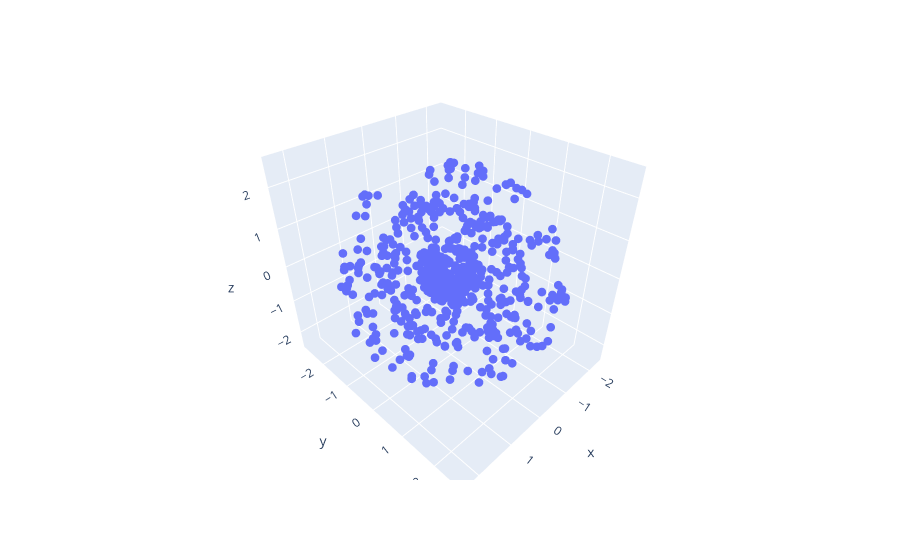
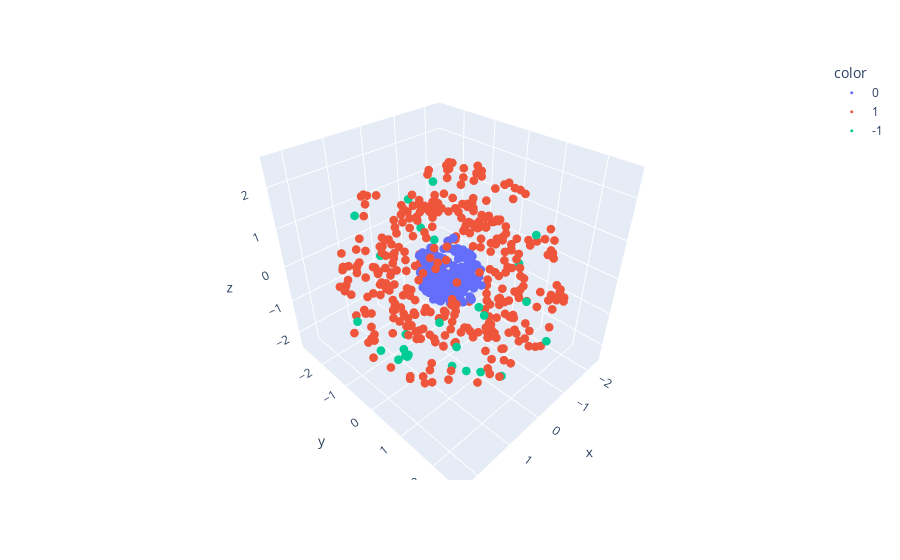
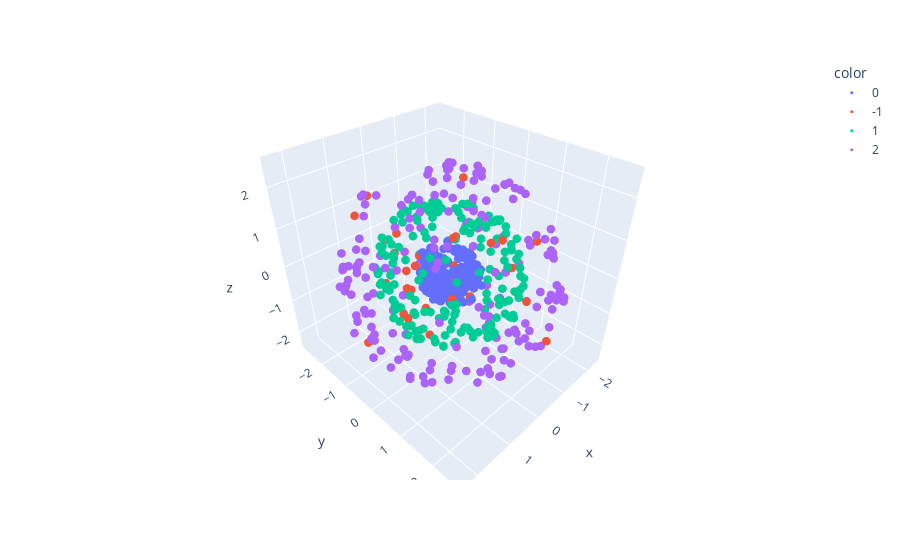

Notebook source saved alongside these figures, in order:
### Code cell
import sys
!{sys.executable} -m pip install numpy pandas matplotlib scipy scikit-learn plotly fastdtw --quiet

import numpy as np
import pandas as pd
import matplotlib.pyplot as plt
from sklearn.preprocessing import StandardScaler
from sklearn.neighbors import NearestNeighbors
from sklearn.metrics import precision_recall_fscore_support
import plotly.express as px
from fastdtw import fastdtw

np.random.seed(1)

class DBSCAN:
    def __init__(self, eps=0.5, min_pts=5, metric='euclidean'):
        self.eps = eps
        self.min_pts = min_pts
        self.metric = metric
        self.labels_ = None
        self.core_samples_ = None
        self.n_clusters_ = 0
        self._precomputed = None
    def set_precomputed(self, D):
        self._precomputed = D
    def _calculate_distance_matrix(self, X):
        if self.metric == 'euclidean':
            return np.linalg.norm(X[:, np.newaxis] - X, axis=2)
        elif self.metric == 'radial':
            r = np.linalg.norm(X, axis=1)
            return np.abs(r[:, None] - r[None, :])
        elif self.metric == 'precomputed':
            if self._precomputed is None:
                raise ValueError("distância precomputada ausente")
            return self._precomputed
        else:
            raise ValueError("métrica inválida")
    def _get_neighbors(self, idx, D):
        return np.where(D[idx] <= self.eps)[0]
    def _expand_cluster(self, idx, neigh, cid, D, visited, labels):
        labels[idx] = cid
        q = neigh.tolist()
        while q:
            j = q.pop()
            if not visited[j]:
                visited[j] = True
                neigh_j = self._get_neighbors(j, D)
                if len(neigh_j) >= self.min_pts:
                    q.extend(neigh_j)
            if labels[j] == -1:
                labels[j] = cid
    def fit(self, X=None):
        if self.metric == 'precomputed':
            if self._precomputed is None:
                raise ValueError("forneça matriz de distância")
            n = self._precomputed.shape[0]
            D = self._precomputed
        else:
            if X is None:
                raise ValueError("forneça X quando não for precomputed")
            n = len(X)
            D = self._calculate_distance_matrix(X)
        visited = np.zeros(n, dtype=bool)
        labels = np.full(n, -1)
        core_samples = []
        cid = 0
        for i in range(n):
            if visited[i]:
                continue
            visited[i] = True
            neigh = self._get_neighbors(i, D)
            if len(neigh) >= self.min_pts:
                core_samples.append(i)
                self._expand_cluster(i, neigh, cid, D, visited, labels)
                cid += 1
        self.labels_ = labels
        self.core_samples_ = np.array(core_samples)
        self.n_clusters_ = len(np.unique(labels[labels != -1]))
        return self
    def fit_predict(self, X=None):
        self.fit(X)
        return self.labels_

def k_distance(X, k, metric='euclidean', precomputed=None):
    if metric == 'euclidean':
        nn = NearestNeighbors(n_neighbors=k+1, metric='euclidean').fit(X)
        d, _ = nn.kneighbors(X)
        kth = d[:, k]
    elif metric == 'radial':
        r = np.linalg.norm(X, axis=1)[:, None]
        nn = NearestNeighbors(n_neighbors=k+1, metric='euclidean').fit(r)
        d, _ = nn.kneighbors(r)
        kth = d[:, k]
    elif metric == 'precomputed':
        if precomputed is None:
            raise ValueError("precomputed requerido")
        D = precomputed
        sortd = np.sort(D, axis=1)
        kth = sortd[:, k]
    else:
        raise ValueError("métrica inválida")
    return np.sort(kth)

def generate_concentric_spheres(radii=[3, 8, 12], n_samples_per_sphere=200, noise=0.4, random_state=42):
    rng = np.random.default_rng(random_state)
    X, y = [], []
    for i, r in enumerate(radii):
        phi = rng.uniform(0, 2*np.pi, n_samples_per_sphere)
        costheta = rng.uniform(-1, 1, n_samples_per_sphere)
        theta = np.arccos(costheta)
        rr = r + noise * rng.standard_normal(n_samples_per_sphere)
        x = rr * np.sin(theta) * np.cos(phi)
        y_ = rr * np.sin(theta) * np.sin(phi)
        z = rr * np.cos(theta)
        X.append(np.vstack((x, y_, z)).T)
        y.append(np.full(n_samples_per_sphere, i))
    X = np.vstack(X)
    y = np.concatenate(y)
    return X, y

X_spheres, y_spheres = generate_concentric_spheres()
scaler = StandardScaler()
X_spheres = scaler.fit_transform(X_spheres)

fig = px.scatter_3d(x=X_spheres[:,0], y=X_spheres[:,1], z=X_spheres[:,2])
fig.update_traces(marker=dict(size=3))
fig.show()

minpts_list = [5, 10, 15]
for mp in minpts_list:
    kd = k_distance(X_spheres, k=mp-1, metric='euclidean')
    plt.figure(); plt.plot(np.arange(len(kd)), kd); plt.title(f'K-Distance euclidiana (k={mp-1})'); plt.tight_layout(); plt.show()

def select_params_dbscan_euclid(X, target_k=3, minpts_list=[5,10,15]):
    best = None
    for mp in minpts_list:
        kd = k_distance(X, k=mp-1, metric='euclidean')
        eps_candidates = np.linspace(np.percentile(kd, 60), np.percentile(kd, 90), 6)
        for eps in eps_candidates:
            model = DBSCAN(eps=eps, min_pts=mp, metric='euclidean').fit(X)
            labels = model.labels_
            ncl = len(np.unique(labels[labels!=-1]))
            noise_frac = np.mean(labels==-1)
            valid = ncl >= 1
            score = -abs(ncl - target_k) - noise_frac
            if valid and (best is None or score > best[0]):
                best = (score, eps, mp, ncl, noise_frac, labels, model.core_samples_)
    return best

best_e = select_params_dbscan_euclid(X_spheres)
best_score, best_eps, best_minpts, best_ncl, best_noise, labels_e, cores_e = best_e

fig = px.scatter_3d(x=X_spheres[:,0], y=X_spheres[:,1], z=X_spheres[:,2], color=pd.Series(labels_e, dtype=str))
fig.update_traces(marker=dict(size=3))
fig.show()

for mp in minpts_list:
    kd_r = k_distance(X_spheres, k=mp-1, metric='radial')
    plt.figure(); plt.plot(np.arange(len(kd_r)), kd_r); plt.title(f'K-Distance radial (k={mp-1})'); plt.tight_layout(); plt.show()

def select_params_dbscan_radial(X, target_k=3, minpts_list=[5,10,15]):
    best = None
    for mp in minpts_list:
        kd = k_distance(X, k=mp-1, metric='radial')
        eps_candidates = np.linspace(np.percentile(kd, 60), np.percentile(kd, 90), 6)
        for eps in eps_candidates:
            model = DBSCAN(eps=eps, min_pts=mp, metric='radial').fit(X)
            labels = model.labels_
            ncl = len(np.unique(labels[labels!=-1]))
            noise_frac = np.mean(labels==-1)
            valid = ncl >= 1
            score = -abs(ncl - target_k) - noise_frac
            if valid and (best is None or score > best[0]):
                best = (score, eps, mp, ncl, noise_frac, labels, model.core_samples_)
    return best

best_r = select_params_dbscan_radial(X_spheres)
_, best_eps_r, best_minpts_r, best_ncl_r, best_noise_r, labels_r, cores_r = best_r

fig = px.scatter_3d(x=X_spheres[:,0], y=X_spheres[:,1], z=X_spheres[:,2], color=pd.Series(labels_r, dtype=str))
fig.update_traces(marker=dict(size=3))
fig.show()

print("Euclidiano:", {"eps": round(best_eps,4), "min_pts": best_minpts, "clusters": best_ncl, "noise_frac": round(best_noise,3)})
print("Radial:", {"eps": round(best_eps_r,4), "min_pts": best_minpts_r, "clusters": best_ncl_r, "noise_frac": round(best_noise_r,3)})

def generate_time_series_dataset(n_series=50, length=100, noise=0.1, n_outliers=2, random_state=42):
    rng = np.random.default_rng(random_state)
    X, y = [], []
    t = np.linspace(0, 4*np.pi, length)
    for _ in range(n_series):
        amp = rng.uniform(0.8, 1.2)
        freq = rng.uniform(0.9, 1.1)
        phase = rng.uniform(0, 0.5*np.pi)
        series = amp * np.sin(freq * t + phase) + noise * rng.normal(size=length)
        X.append(series)
        y.append(0)
    for _ in range(n_outliers):
        amp = rng.uniform(1.5, 2.0)
        freq = rng.uniform(1.2, 1.5)
        series = amp * np.sin(freq * t) + noise * rng.normal(size=length)
        if rng.random() < 0.5:
            series[length//2] += 3
        else:
            series += rng.normal(2.0, 0.5)
        X.append(series)
        y.append(-1)
    return np.array(X), np.array(y)

X_series, y_series = generate_time_series_dataset()

plt.figure(figsize=(10,4))
for i in range(5):
    plt.plot(X_series[i], alpha=0.7)
for i in range(-3,0):
    plt.plot(X_series[i], alpha=0.7, color="red")
plt.title("Séries temporais (amostras)"); plt.tight_layout(); plt.show()

def dtw_distance_matrix_fastdtw(X, radius=5):
    n = len(X)
    D = np.zeros((n,n), dtype=float)
    dist_fn = lambda a, b: abs(a - b)
    for i in range(n):
        for j in range(i+1, n):
            d, _ = fastdtw(X[i], X[j], radius=radius, dist=dist_fn)
            D[i,j] = D[j,i] = d
    return D

D_dtw = dtw_distance_matrix_fastdtw(X_series, radius=5)

for mp in [3,5,8]:
    kd_d = k_distance(None, k=mp-1, metric='precomputed', precomputed=D_dtw)
    plt.figure(); plt.plot(np.arange(len(kd_d)), kd_d); plt.title(f'K-Distance DTW aprox (k={mp-1})'); plt.tight_layout(); plt.show()

def grid_dbscan_dtw(D, y_true, minpts_list=[3,5,8]):
    best = None
    for mp in minpts_list:
        kd = k_distance(None, k=mp-1, metric='precomputed', precomputed=D)
        eps_list = np.linspace(np.percentile(kd, 60), np.percentile(kd, 90), 6)
        for eps in eps_list:
            model = DBSCAN(eps=eps, min_pts=mp, metric='precomputed')
            model.set_precomputed(D)
            model.fit()
            labels = model.labels_
            y_pred_anom = (labels == -1).astype(int)
            y_true_anom = (y_true == -1).astype(int)
            p, r, f1, _ = precision_recall_fscore_support(y_true_anom, y_pred_anom, average='binary', zero_division=0)
            score = f1
            if best is None or score > best[0]:
                best = (score, eps, mp, p, r, f1, labels)
    return best

best_dtw = grid_dbscan_dtw(D_dtw, y_series)
_, eps_dtw, mp_dtw, p_dtw, r_dtw, f1_dtw, labels_dtw = best_dtw
print({"eps": round(eps_dtw,4), "min_pts": mp_dtw, "precision": round(p_dtw,3), "recall": round(r_dtw,3), "f1": round(f1_dtw,3)})

plt.figure(figsize=(10,4))
for i, s in enumerate(X_series):
    c = "red" if labels_dtw[i] == -1 else "C0"
    plt.plot(s, color=c, alpha=0.7)
plt.title("Detecção de anomalias com DBSCAN+fastDTW"); plt.tight_layout(); plt.show()

### Figure 1 — Plotly figure (JSON) as saved in the notebook; plotly's stock layout.template omitted (floating-point values rounded to 4 significant figures; data arrays with more than 128 entries replaced by an {"elided": "..."} marker saying what was removed)
{"data": [{"hovertemplate": "x=%{x}<br>y=%{y}<br>z=%{z}<extra></extra>", "legendgroup": "", "marker": {"color": "#636efa", "size": 3, "symbol": "circle"}, "mode": "markers", "name": "", "scene": "scene", "showlegend": false, "type": "scatter3d", "x": {"elided": "600 float values"}, "y": {"elided": "600 float values"}, "z": {"elided": "600 float values"}}], "layout": {"legend": {"tracegroupgap": 0}, "margin": {"t": 60}, "scene": {"domain": {"x": [0, 1], "y": [0, 1]}, "xaxis": {"title": {"text": "x"}}, "yaxis": {"title": {"text": "y"}}, "zaxis": {"title": {"text": "z"}}}}}

### Figure 2 — Plotly figure (JSON) as saved in the notebook; plotly's stock layout.template omitted (floating-point values rounded to 4 significant figures; data arrays with more than 128 entries replaced by an {"elided": "..."} marker saying what was removed)
{"data": [{"hovertemplate": "color=0<br>x=%{x}<br>y=%{y}<br>z=%{z}<extra></extra>", "legendgroup": "0", "marker": {"color": "#636efa", "size": 3, "symbol": "circle"}, "mode": "markers", "name": "0", "scene": "scene", "showlegend": true, "type": "scatter3d", "x": {"elided": "200 float values"}, "y": {"elided": "200 float values"}, "z": {"elided": "200 float values"}}, {"hovertemplate": "color=1<br>x=%{x}<br>y=%{y}<br>z=%{z}<extra></extra>", "legendgroup": "1", "marker": {"color": "#EF553B", "size": 3, "symbol": "circle"}, "mode": "markers", "name": "1", "scene": "scene", "showlegend": true, "type": "scatter3d", "x": {"elided": "374 float values"}, "y": {"elided": "374 float values"}, "z": {"elided": "374 float values"}}, {"hovertemplate": "color=-1<br>x=%{x}<br>y=%{y}<br>z=%{z}<extra></extra>", "legendgroup": "-1", "marker": {"color": "#00cc96", "size": 3, "symbol": "circle"}, "mode": "markers", "name": "-1", "scene": "scene", "showlegend": true, "type": "scatter3d", "x": [-1.386, 2.123, 0.2639, 0.4057, 1.748, 0.7678, 1.623, 0.9204, 1.052, 0.502, 0.05273, -0.1415, -1.172, 1.096, -2.287, 2.331, -0.8733, 0.251, 0.3431, 1.398, -1.083, 1.97, 0.5375, 2.085, 1.226, -0.6842], "y": [-1.977, 0.853, 0.8214, 1.972, 1.475, -2.377, 1.791, -0.5137, 1.939, 2.457, -2.5, 2.605, -2.267, -0.3371, 0.225, -0.3414, -2.366, 1.255, 0.4235, -0.3041, -1.657, -0.1426, -1.047, 0.8424, 1.951, 1.714], "z": [-0.5667, -0.2821, -2.293, -1.486, 0.5532, 0.8609, 0.07601, -2.233, 0.5856, 0.8912, -0.6535, -0.4114, -0.2191, -2.047, -0.7086, -0.1821, 0.6963, -2.016, -2.36, -1.912, 1.354, -1.111, -2.15, -0.4895, 0.8892, 1.471]}], "layout": {"legend": {"title": {"text": "color"}, "tracegroupgap": 0}, "margin": {"t": 60}, "scene": {"domain": {"x": [0, 1], "y": [0, 1]}, "xaxis": {"title": {"text": "x"}}, "yaxis": {"title": {"text": "y"}}, "zaxis": {"title": {"text": "z"}}}}}

### Figure 3 — Plotly figure (JSON) as saved in the notebook; plotly's stock layout.template omitted (floating-point values rounded to 4 significant figures; data arrays with more than 128 entries replaced by an {"elided": "..."} marker saying what was removed)
{"data": [{"hovertemplate": "color=0<br>x=%{x}<br>y=%{y}<br>z=%{z}<extra></extra>", "legendgroup": "0", "marker": {"color": "#636efa", "size": 3, "symbol": "circle"}, "mode": "markers", "name": "0", "scene": "scene", "showlegend": true, "type": "scatter3d", "x": {"elided": "194 float values"}, "y": {"elided": "194 float values"}, "z": {"elided": "194 float values"}}, {"hovertemplate": "color=-1<br>x=%{x}<br>y=%{y}<br>z=%{z}<extra></extra>", "legendgroup": "-1", "marker": {"color": "#EF553B", "size": 3, "symbol": "circle"}, "mode": "markers", "name": "-1", "scene": "scene", "showlegend": true, "type": "scatter3d", "x": [0.04673, -0.3742, -0.3229, -0.3992, 0.2269, 0.2258, 0.4195, 1.383, -0.3046, -1.143, -0.01091, -0.09811, 0.8839, 1.271, -1.05, 1.36, -0.4393, -0.08557, 0.9373, 0.03179, 0.7678, -1.963, -0.4134, 0.502, -0.1415, 0.452, -1.86, -1.94, 1.639, -0.6953], "y": [0.1616, 0.2922, 0.08995, -0.2899, 0.2755, -0.7638, -1.761, -0.01236, 0.8889, 0.8546, -1.398, -1.657, 0.2455, -0.01364, 0.606, 0.1242, -1.706, -0.9441, 0.9963, -2.386, -2.377, 0.9023, -2.501, 2.457, 2.605, -2.253, -1.385, -1.701, -1.105, -2.713], "z": [0.3387, -0.6844, -0.172, 0.6559, 0.03334, 0.2466, 0.3133, -0.3367, 1.088, 0.02869, -1.207, -0.7895, -1.101, -0.5381, 0.7004, 0.4003, -0.8274, -1.586, 0.3712, -1.499, 0.8609, 0.3992, -0.7887, 0.8912, -0.4114, 1.312, 1.295, -0.5854, -1.737, -0.3839]}, {"hovertemplate": "color=1<br>x=%{x}<br>y=%{y}<br>z=%{z}<extra></extra>", "legendgroup": "1", "marker": {"color": "#00cc96", "size": 3, "symbol": "circle"}, "mode": "markers", "name": "1", "scene": "scene", "showlegend": true, "type": "scatter3d", "x": {"elided": "187 float values"}, "y": {"elided": "187 float values"}, "z": {"elided": "187 float values"}}, {"hovertemplate": "color=2<br>x=%{x}<br>y=%{y}<br>z=%{z}<extra></extra>", "legendgroup": "2", "marker": {"color": "#ab63fa", "size": 3, "symbol": "circle"}, "mode": "markers", "name": "2", "scene": "scene", "showlegend": true, "type": "scatter3d", "x": {"elided": "189 float values"}, "y": {"elided": "189 float values"}, "z": {"elided": "189 float values"}}], "layout": {"legend": {"title": {"text": "color"}, "tracegroupgap": 0}, "margin": {"t": 60}, "scene": {"domain": {"x": [0, 1], "y": [0, 1]}, "xaxis": {"title": {"text": "x"}}, "yaxis": {"title": {"text": "y"}}, "zaxis": {"title": {"text": "z"}}}}}
